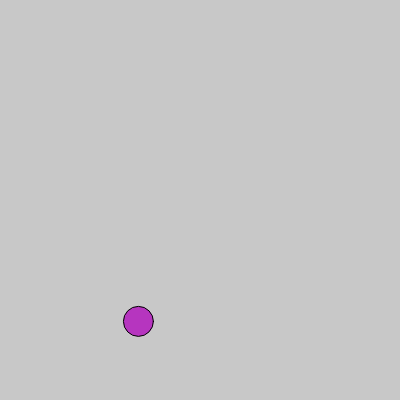
Frame 1 (no input)
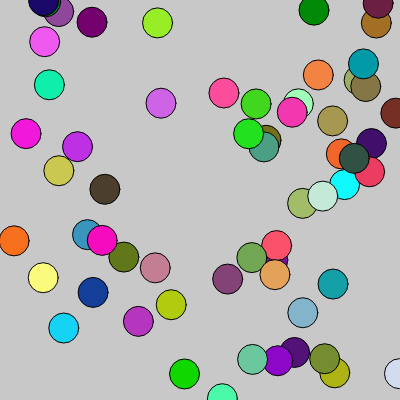
Frame 60 (no input)
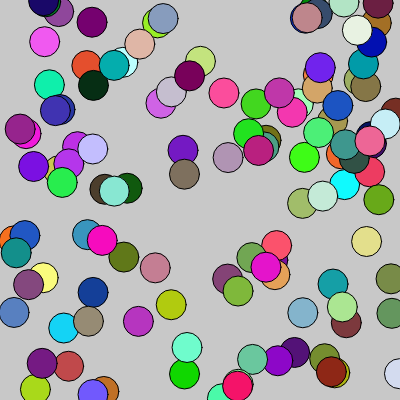
Frame 120 (the mouse pressed at the canvas centre since frame 60)

The p5.js sketch that drew these frames (run headless with seeded random() and noise() and a simulated clock; from frame 60 on, the mouse is pressed at the canvas centre):

// p5.js sketch
// ── sketch.js
document.addEventListener("DOMContentLoaded", () => {
    console.log("Website loaded successfully!");
    
    // Example: Add event listener for future interactions
    const links = document.querySelectorAll("a");
    links.forEach(link => {
        link.addEventListener("mouseover", () => {
            console.log(`Hovered over: ${link.textContent}`);
        });
    });
});

function setup() {
    createCanvas(400, 400);
    background(200);
}

function draw() {
    fill(random(255), random(255), random(255));
    ellipse(random(width), random(height), 30, 30);
}
// ── opening.js

let x = 0;
let y = 0;

function setup(){
    createCanvas(720,480);
}

function draw(){
    background('#AFDBF5');
    rect(60,35,600,400);
    x = x + 2;
    x = x % 200;
    y = y + 5;
    y = y % 500;
}

// ── script.js
console.log("P5.js sketch is running!");

// ── start.html
<!DOCTYPE html>
<head>
    <meta charset="UTF-8">
    <meta name="viewport" content="width=device-width, initial-scale=1.0">
    <title>Ayoung Chun</title>
    <link rel="stylesheet" href="style.css"> 
    <script src="https://cdnjs.cloudflare.com/ajax/libs/p5.js/1.6.0/p5.js"></script> 
    <script src="script.js" defer></script> 
</head>
<body>
    <header>
        <h1>Welcome</h1>
        <h2>This is Ayoung Chun website</h2>
    </header>
    <main>

        <p>Visit <a href="https://p5js.org" target="_blank">P5.js Website</a>.</p>
        
        <img src="image.jpg" alt="A descriptive alt text" width="300">

        <section>
            <h2>Future Assignments</h2>
            <ul>
                <li><a href="assignment2.html">Assignment 2</a></li>
                <li><a href="assignment3.html">Assignment 3</a></li>
                <li><a href="assignment4.html">Assignment 4</a></li>
                <li><a href="assignment5.html">Assignment 5</a></li>
                <li><a href="final_project.html">Final Project</a></li>
            </ul>
        </section>

        <section>
            <h2>Labs</h2>
            <ul>
                <li><a href="lab1.html">Lab 1</a></li>
                <li><a href="lab2.html">Lab 2</a></li>
                <li><a href="lab3.html">Lab 3</a></li>
                <li><a href="lab4.html">Lab 4</a></li>
                <li><a href="lab5.html">Lab 5</a></li>
            </ul>
        </section>

        <div id="sketch-container"></div>
    </main>
</body>
</html>

// ── style.css

body {
    font-family: Arial, Helvetica, sans-serif, sans-serif;
    line-height: 1.6;
    background-color: #fff9ee;
    color: #333;
    margin: 0;
    padding: 0;
}

header {
    background: #7597cd;
    color: #fff;
    padding: 10px 0;
    text-align: center;
}

img {
    display: block;
    margin: 20px auto;
    border-radius: 8px;
}

ul {
    list-style-type: none;
    padding: 0;
}

ul li {
    margin: 5px 0;
}

a {
    text-decoration: none;
    color: #001eff;
}

a:hover {
    text-decoration: underline;
}
